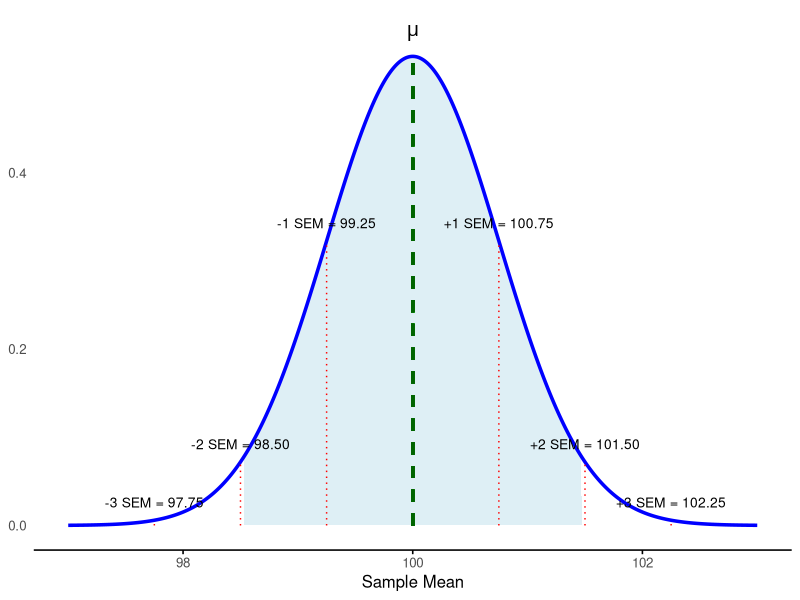
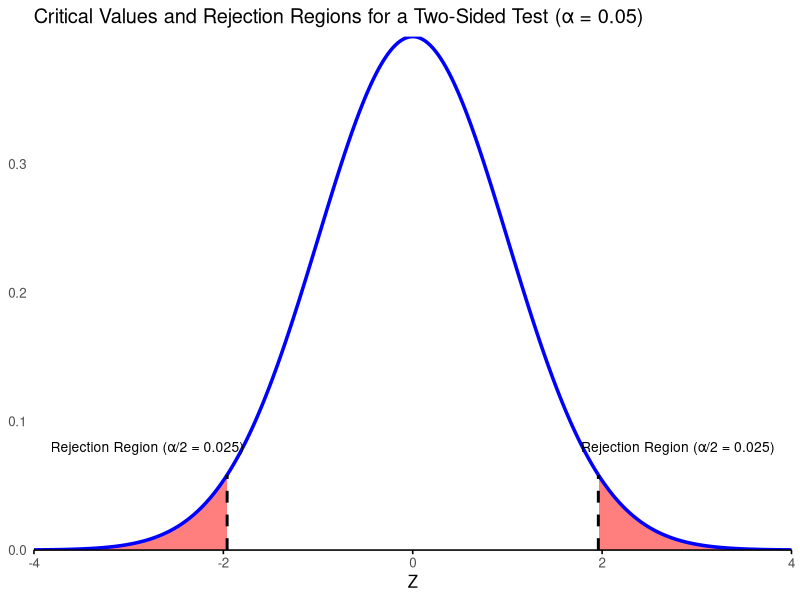
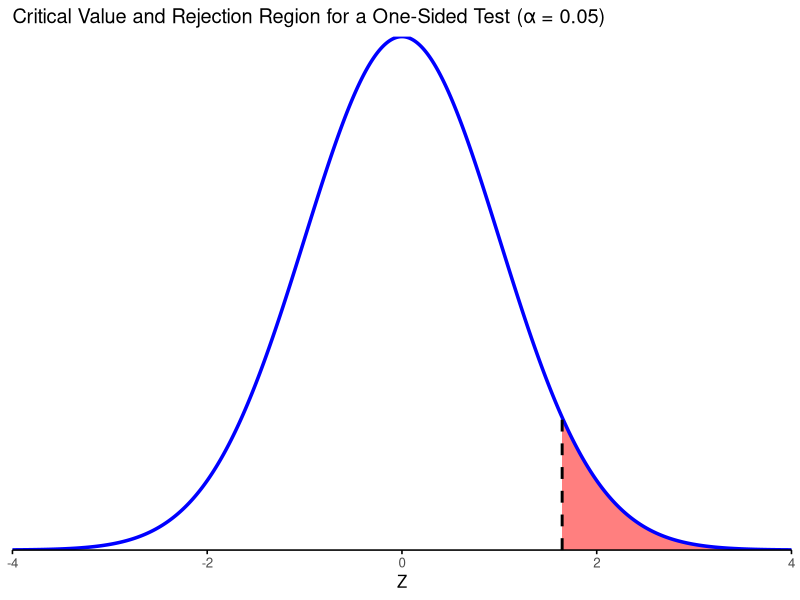
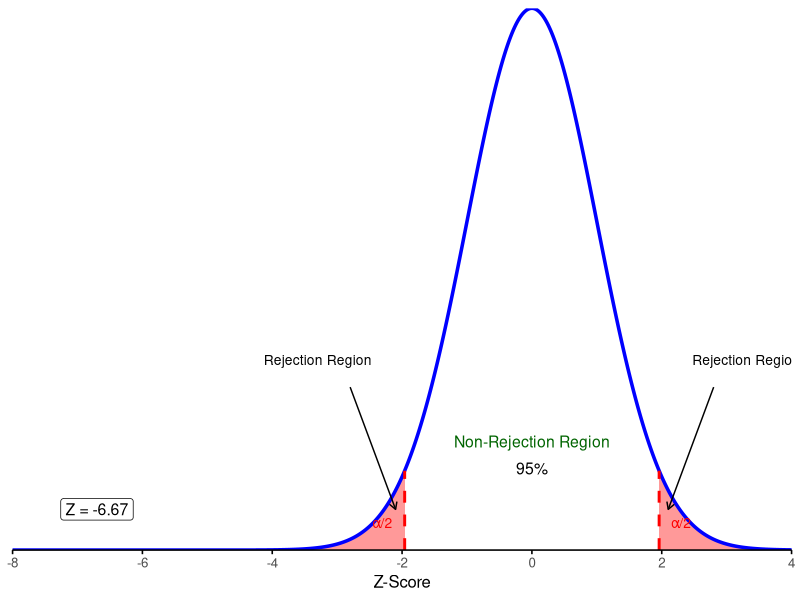

These figures' R source, in order:
## ---- chunk 1
#| label: fig-sampling-dist
#| fig-cap: "Sampling distribution of the sample mean."
#| fig-width: 8
#| fig-height: 5
#| fig-align: center
#| warning: false
#| message: false
#| echo: false

library(ggplot2)

# Parameters
mu <- 100
se <- 0.75

# Generate curve
x <- seq(mu - 4*se, mu + 4*se, length.out = 1000)
y <- dnorm(x, mean = mu, sd = se)
df <- data.frame(x = x, y = y)

# 95% bounds
lower <- mu - 1.96*se
upper <- mu + 1.96*se

# SEM positions
sem_vals <- mu + c(-3,-2,-1,1,2,3)*se
sem_heights <- dnorm(sem_vals, mean = mu, sd = se)

# Create plot
ggplot(df, aes(x, y)) +
  
  # Shaded 95% region
  geom_area(
    data = subset(df, x >= lower & x <= upper),
    fill = "lightblue",
    alpha = 0.4
  ) +
  
  # Normal curve
  geom_line(color = "blue", linewidth = 1.2) +
  
  # Mean line
  geom_segment(
    aes(x = mu, xend = mu, y = 0, yend = max(y)),
    linetype = "dashed",
    color = "darkgreen",
    linewidth = 1
    ) +
  
  # ±1,2,3 SEM lines
  

# Draw vertical segments that stop at curve
    geom_segment(
    data = data.frame(x = sem_vals, y = sem_heights),
    aes(x = x, xend = x, y = 0, yend = y),
    linetype = "dotted",
    color = "red"
    ) +
  
  # Mean label
  annotate("text",
           x = mu,
           y = max(y)*1.05,
           label = expression(mu),
           size = 5) +
  
  # SEM value labels
  annotate("text",
           x = sem_vals,
           y = dnorm(sem_vals, mu, se) + 0.02,
           label = c("-3 SEM = 97.75",
                     "-2 SEM = 98.50",
                     "-1 SEM = 99.25",
                     "+1 SEM = 100.75",
                     "+2 SEM = 101.50",
                     "+3 SEM = 102.25"),
           size = 3.5) +
  
  labs(x = "Sample Mean", y = NULL) +
  
  theme_minimal(base_size = 12) +
  theme(
    panel.grid = element_blank(),
    axis.line.x = element_line(color = "black"),
    axis.ticks.x = element_line(color = "black"),
  
  )
## ---- chunk 2
#| label: fig-two-sided-test
#| fig-cap: "Critical Values and Rejection Regions for a Two-Sided Test (α = 0.05)."
#| fig-width: 9
#| fig-height: 5
#| fig-align: center
#| warning: false
#| message: false
#| echo: false

library(ggplot2)

# Standard normal curve
x <- seq(-4, 4, length.out = 1000)
y <- dnorm(x)

df <- data.frame(x = x, y = y)

# Critical values
crit <- 1.96

ggplot(df, aes(x, y)) +
  
  # Left rejection region
  geom_area(
    data = subset(df, x <= -crit),
    fill = "red",
    alpha = 0.5
  ) +
  
  # Right rejection region
  geom_area(
    data = subset(df, x >= crit),
    fill = "red",
    alpha = 0.5
  ) +
  
  # Normal curve
  geom_line(color = "blue", linewidth = 1.2) +
  
  # Critical value lines (clipped to curve)
  geom_segment(
    data = data.frame(x = c(-crit, crit)),
    aes(x = x, xend = x,
        y = 0,
        yend = dnorm(x)),
    linetype = "dashed",
    linewidth = 1,
    inherit.aes = FALSE
  ) +
  
  # Text annotations
  annotate("text",
           x = -2.8,
           y = 0.08,
           label = "Rejection Region (α/2 = 0.025)",
           size = 3.5) +
  
  annotate("text",
           x = 2.8,
           y = 0.08,
           label = "Rejection Region (α/2 = 0.025)",
           size = 3.5) +
  
  labs(title = "Critical Values and Rejection Regions for a Two-Sided Test (α = 0.05)",
       x = "Z",
       y = NULL) +

  scale_y_continuous(expand = c(0, 0)) +
  scale_x_continuous(expand = c(0, 0)) +
  
  theme_minimal(base_size = 12) +
  theme(
    panel.grid = element_blank(),
    axis.line.x = element_line(color = "black"),
    axis.ticks.x = element_line(color = "black")
  
  )
## ---- chunk 3
#| label: fig-one-sided-test
#| fig-cap: "Critical Value and Rejection Region for a One-Sided Test (α = 0.05)."
#| fig-width: 9
#| fig-height: 5
#| fig-align: center
#| warning: false
#| message: false
#| echo: false

library(ggplot2)

# Standard normal
x <- seq(-4, 4, length.out = 1000)
y <- dnorm(x)
df <- data.frame(x = x, y = y)

crit <- 1.645

ggplot(df, aes(x, y)) +
  
  # Shaded rejection region
  geom_area(
    data = subset(df, x >= crit),
    fill = "red",
    alpha = 0.5
  ) +
  
  # Normal curve
  geom_line(color = "blue", linewidth = 1.2) +
  
  # Critical value line (clipped to curve)
  geom_segment(
    data = data.frame(x = crit),
    aes(x = x, xend = x,
        y = 0,
        yend = dnorm(x)),
    linetype = "dashed",
    linewidth = 1,
    inherit.aes = FALSE
  ) +
  
  labs(title = "Critical Value and Rejection Region for a One-Sided Test (α = 0.05)",
       x = "Z",
       y = NULL) +
  
  scale_y_continuous(expand = c(0, 0)) +
  scale_x_continuous(expand = c(0, 0)) +
  
  theme_minimal(base_size = 12) +
  theme(
    panel.grid = element_blank(),
    axis.line.x = element_line(color = "black"),
    axis.ticks.x = element_line(color = "black"),
    axis.text.y = element_blank(),
    axis.ticks.y = element_blank()
  )
## ---- chunk 4
#| label: fig-two-sided-z-visual
#| fig-cap: "Two-Sided Z-Test with Rejection and Non-Rejection Regions (α = 0.05)."
#| fig-width: 9
#| fig-height: 5
#| fig-align: center
#| warning: false
#| message: false
#| echo: false

library(ggplot2)

# Standard normal curve
x <- seq(-8, 4, length.out = 2000)
y <- dnorm(x)
df <- data.frame(x = x, y = y)

crit <- 1.96
z_val <- -6.67

ggplot(df, aes(x, y)) +
  
  # Shaded rejection regions
  geom_area(
    data = subset(df, x <= -crit),
    fill = "red",
    alpha = 0.4
  ) +
  geom_area(
    data = subset(df, x >= crit),
    fill = "red",
    alpha = 0.4
  ) +
  
  # Normal curve
  geom_line(color = "blue", linewidth = 1.2) +
  
  # Critical value lines (clipped to curve)
  geom_segment(
    data = data.frame(x = c(-crit, crit)),
    aes(x = x, xend = x,
        y = 0,
        yend = dnorm(x)),
    linetype = "dashed",
    color = "red",
    linewidth = 1,
    inherit.aes = FALSE
  ) +
  
  # Rejection region arrows
  annotate("segment",
           x = -2.8, y = 0.12,
           xend = -2.1, yend = 0.03,
           arrow = arrow(length = unit(0.2,"cm"))) +
  
  annotate("segment",
           x = 2.8, y = 0.12,
           xend = 2.1, yend = 0.03,
           arrow = arrow(length = unit(0.2,"cm"))) +
  
  annotate("text",
           x = -3.3, y = 0.14,
           label = "Rejection Region",
           size = 3.5) +
  
  annotate("text",
           x = 3.3, y = 0.14,
           label = "Rejection Region",
           size = 3.5) +
  
  # Non-rejection label
  annotate("text",
           x = 0,
           y = 0.08,
           label = "Non-Rejection Region",
           color = "darkgreen",
           size = 4) +
  
  annotate("text",
           x = 0,
           y = 0.06,
           label = "95%",
           size = 4) +
  
  # Alpha labels
  annotate("text",
           x = -2.3,
           y = 0.02,
           label = "α/2",
           color = "red",
           size = 3.5) +
  
  annotate("text",
           x = 2.3,
           y = 0.02,
           label = "α/2",
           color = "red",
           size = 3.5) +
  
  # Z value callout box
  annotate("label",
           x = -6.7,
           y = 0.03,
           label = "Z = -6.67",
           fill = "white",
           size = 4) +
  
  labs(x = "Z-Score", y = NULL) +
  
  scale_y_continuous(expand = c(0,0)) +
  scale_x_continuous(expand = c(0,0)) +
  
  theme_minimal(base_size = 12) +
  theme(
    panel.grid = element_blank(),
    axis.text.y = element_blank(),
    axis.ticks.y = element_blank(),
    axis.line.x = element_line(color = "black"),
    axis.ticks.x = element_line(color = "black"),
  )
